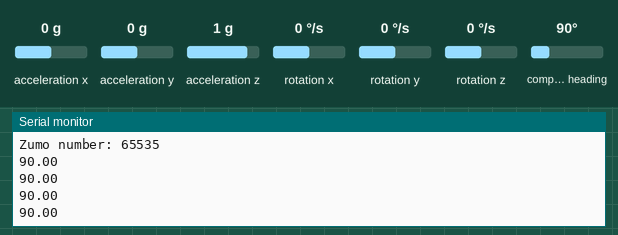
Recording of a sketch running on a simulated Arduino Uno, built with avr-gcc and run on an emulated ATmega328P. Shown: the last lines printed to the serial monitor. The inputs (shaded band) are chosen by the test bench; at power-on: compass heading 90°, acceleration x 0 g, acceleration y 0 g, acceleration z 1 g, rotation x 0 °/s, rotation y 0 °/s, rotation z 0 °/s.

Above: at 6.2 s.
6.3 s: compass heading set to 7°
At 6.72 s:
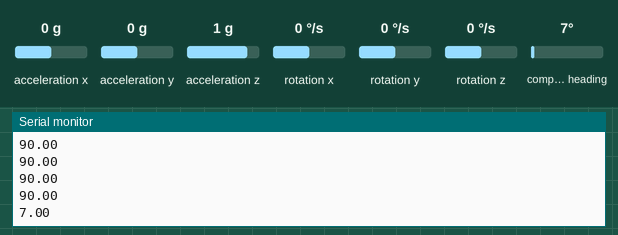
7.8 s: compass heading set to 180°
At 7.92 s:
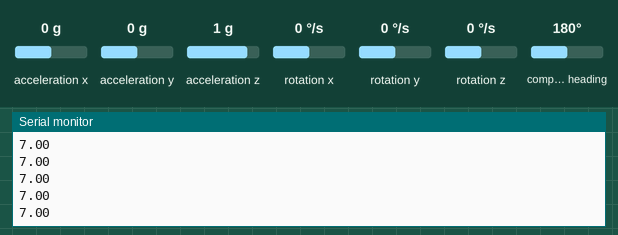
Timing chart, 0 to 10.8 s (numbered marks = the images above; inputs shaded):
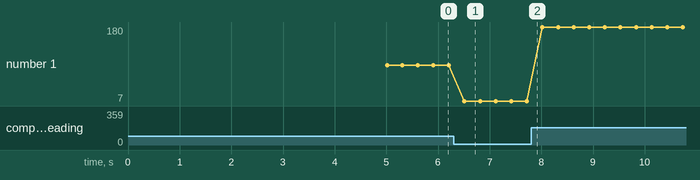

The sketch:

Heading_test.ino
```cpp
#include <EEPROM.h>
#include <Wire.h>
#include <LSM303.h>

#define EEPROM_ADDRESS 0
unsigned int robotNumber = 0;

LSM303 compass;

void setup() {
  Serial.begin(9600);
  EEPROM.get(EEPROM_ADDRESS, robotNumber);

  Wire.begin();
  compass.init();
  compass.enableDefault();

  /*
  Calibration values; the default values of +/-32767 for each axis
  lead to an assumed magnetometer bias of 0. Use the Calibrate example
  program to determine appropriate values for your particular unit.
  */
  switch (robotNumber) {
    case 1: {
        //min: {  -593,  +4182, -18334}    max: { +1028,  +5640, -17652}
        compass.m_min = (LSM303::vector<int16_t>) {  -593,  +4182, -18334};
        compass.m_max = (LSM303::vector<int16_t>) { +1028,  +5640, -17652};
        break;
      }

    case 2: {
        //min: { -3326,  +6866, -22804}    max: { -2146,  +7941, -22446}
        //min: { +3171,  +3966,  -8193}    max: { +6582,  +6003,  -5702}
        //min: { +3749,  +3833,  -7654}    max: { +5446,  +5446,  -7021}
        //min: { +3702,  +3744,  -7698}    max: { +5645,  +5937,  -6917}
        //min: { +1982,  +2382,  -7572}    max: { +6078,  +6905,  -1515}

        compass.m_min = (LSM303::vector<int16_t>) { +3702,  +3744,  -7698};
        compass.m_max = (LSM303::vector<int16_t>) { +5645,  +5937,  -6917};
        break;
      }
  }
  delay(5000);
  Serial.print("Zumo number: "); Serial.println(robotNumber);

}

void loop() {
  compass.read();

  /*
  When given no arguments, the heading() function returns the angular
  difference in the horizontal plane between a default vector and
  north, in degrees.

  The default vector is chosen by the library to point along the
  surface of the PCB, in the direction of the top of the text on the
  silkscreen. This is the +X axis on the Pololu LSM303D carrier and
  the -Y axis on the Pololu LSM303DLHC, LSM303DLM, and LSM303DLH
  carriers.

  To use a different vector as a reference, use the version of heading()
  that takes a vector argument; for example, use

    compass.heading((LSM303::vector<int>){0, 0, 1});

  to use the +Z axis as a reference.
  */
  float heading = compass.heading();

  Serial.println(heading);
  delay(300);
}
```

Measured:
- after the input at 6.3 s, the serial monitor: prints a new line after 0.21 s (image 1)
- plotted number 1: 90 → 7 after the input at 6.3 s, 7 → 180 after the input at 7.8 s
